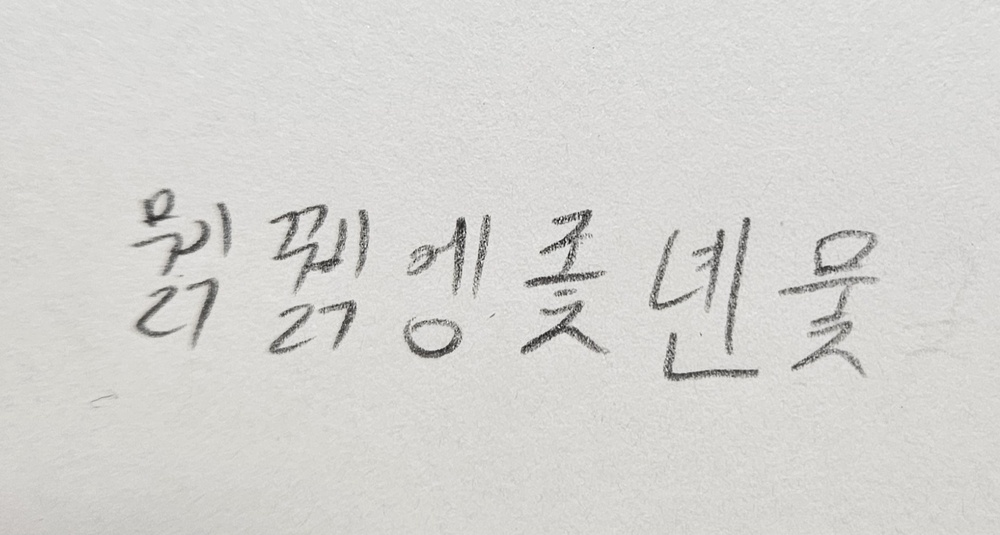
#> input picture testimg_2.jpg, 1000 x 535 px, shrunk from 1821 x 974 before the run
$ python -i test.py   (imports and definitions only)
#> lines starting #> are read from the running program, lines starting #| are printed output that depends on the picture
import cv2
import easyocr
import numpy as np
from PIL import Image

# EasyOCR Reader 초기화 (한글, 영어)
# GPU 사용 가능하면 gpu=True 설정
# [1 line that did not run here, left out]


# [26 lines left out: function extract_text_easyocr, not called in this run]


def extract_text_with_preprocessing(image_path, detail=1):
    """
    전처리를 포함한 고정확도 텍스트 추출

    Args:
        image_path: 이미지 파일 경로
        detail: 0=텍스트만, 1=상세정보

    Returns:
        추출된 텍스트 정보
    """
#> called with image_path = '../testimg_2.jpg', detail = 1
    # 이미지 읽기
    img = cv2.imread(image_path)
#> img is the input picture: shape (535, 1000, 3); mean B, G, R 209.5, 212.5, 213.4

    if img is None:
        return "이미지를 불러올 수 없습니다."

    # 전처리 1: 그레이스케일 변환
    gray = cv2.cvtColor(img, cv2.COLOR_BGR2GRAY)

    # 전처리 2: 대비 향상 (CLAHE)
    clahe = cv2.createCLAHE(clipLimit=2.0, tileGridSize=(8,8))
    enhanced = clahe.apply(gray)
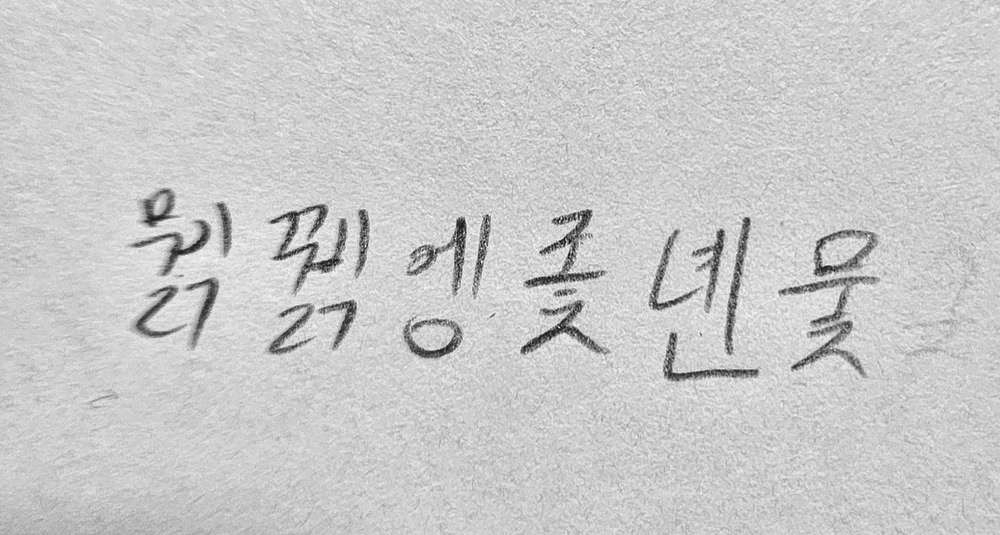
#> enhanced: shape (535, 1000); min 10, max 253, mean 202

    # 전처리 3: 노이즈 제거
    denoised = cv2.fastNlMeansDenoising(enhanced, None, 10, 7, 21)

    # 전처리 4: 선명도 향상
    kernel = np.array([[-1,-1,-1],
                       [-1, 9,-1],
                       [-1,-1,-1]])
    sharpened = cv2.filter2D(denoised, -1, kernel)
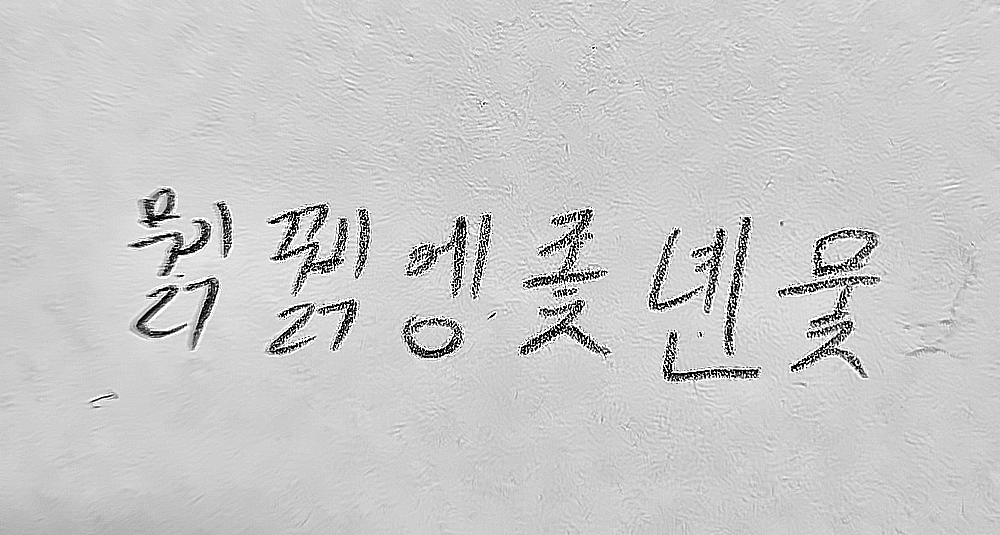
#> sharpened: shape (535, 1000); min 0, max 255, mean 201.8

    # 임시 파일로 저장 후 OCR 수행
    temp_path = "temp_processed.jpg"
    cv2.imwrite(temp_path, sharpened)

    # OCR 수행
#> (the run stopped early here; a loop or call above may not have finished)

$ run again, on testimg_1.jpg
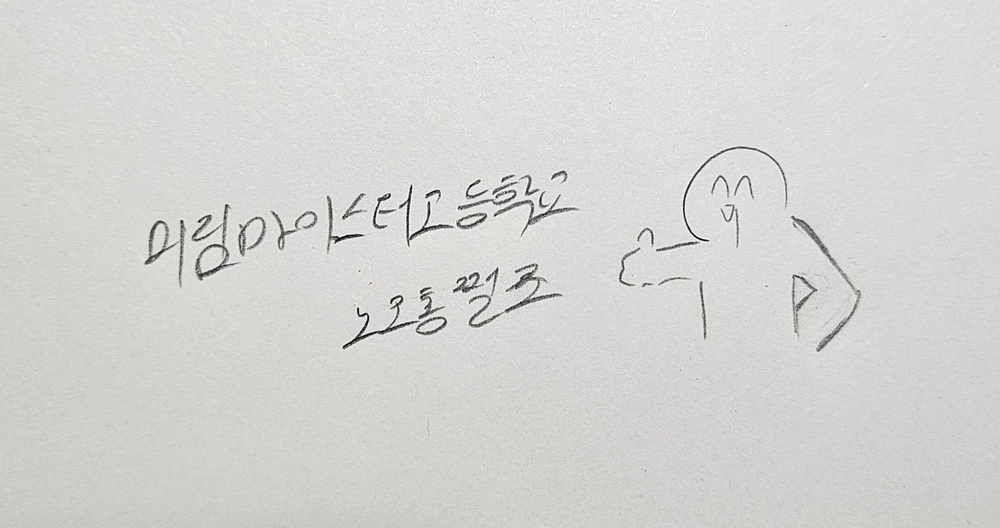
#> input picture testimg_1.jpg, 1000 x 528 px, shrunk from 2210 x 1167 before the run
#> in extract_text_with_preprocessing, img is the input picture: shape (528, 1000, 3); mean B, G, R 209.8, 212.5, 212.8
#> in extract_text_with_preprocessing, `enhanced = clahe.apply(gray)`:
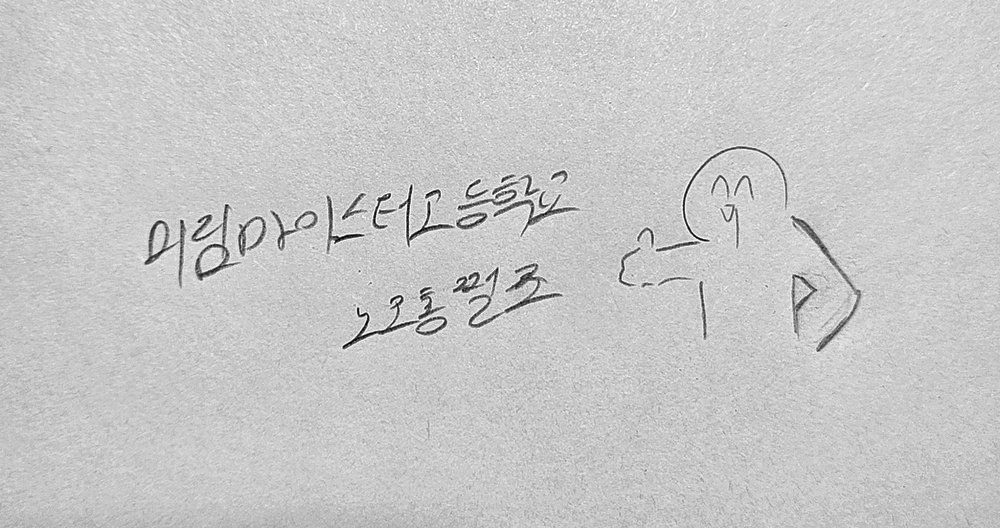
#> enhanced: shape (528, 1000); min 1, max 255, mean 200.2
#> in extract_text_with_preprocessing, `sharpened = cv2.filter2D(denoised, -1, kernel)`:
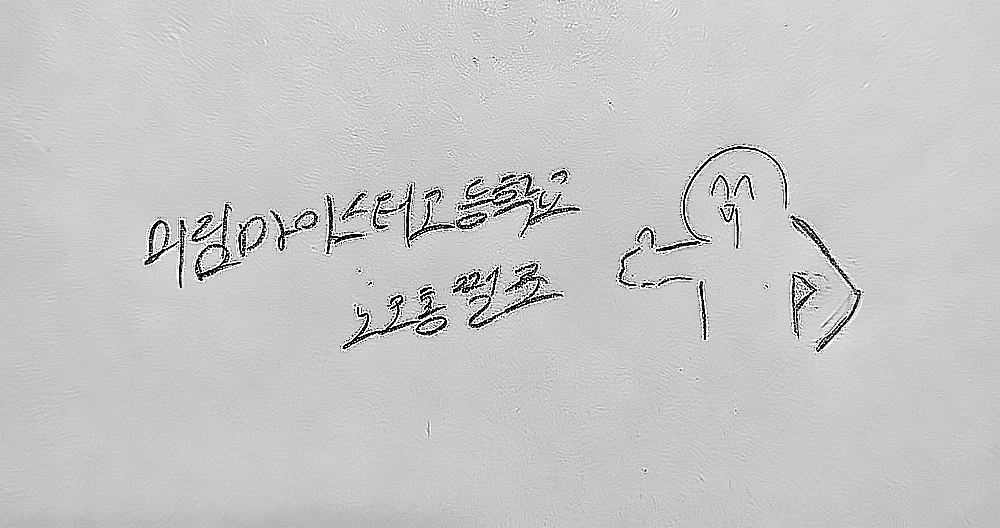
#> sharpened: shape (528, 1000); min 0, max 255, mean 199
